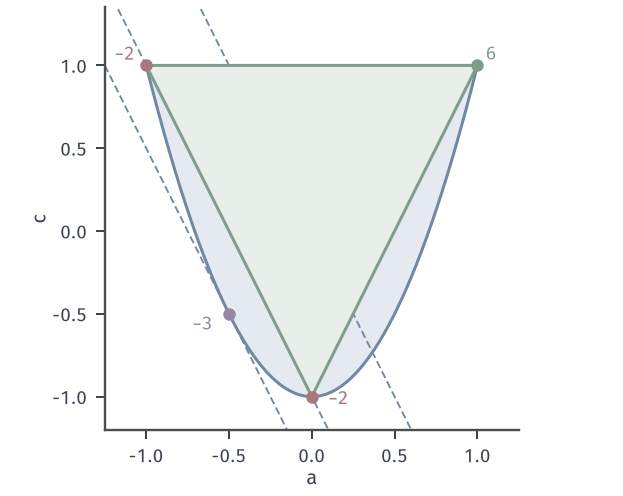

This chart was generated by the following Python code:
from pathlib import Path
import sys
sys.path.insert(0, str(Path(__file__).resolve().parents[1]/"cone-common"))
from cone_fig import *
HERE = Path(__file__).resolve().parent
# Slice a=b of the sign relaxation: X=[[1,a,a],[a,1,c],[a,c,1]]; objective x^T W x -> 2(2a+c).
fig, ax = figure(width_mm=88, height_mm=70)
xl, yl = (-1.25, 1.25), (-1.2, 1.35)
A = np.linspace(-1/1, 1/1, 400)
ax.fill_between(A, 2*A**2-1, 1, facecolor=BLUE_FILL, edgecolor='none', zorder=1)
ax.plot(A, 2*A**2-1, color=BLUE, lw=1.2, zorder=2); ax.plot([-1, 1], [1, 1], color=BLUE, lw=1.2, zorder=2)
ax.fill([1, -1, 0], [1, 1, -1], facecolor=GREEN_FILL, edgecolor=GREEN, lw=1.2, zorder=3)
Aa = np.array(xl)
for lev in (-3, -2, 0):
    ax.plot(Aa, (lev-4*Aa)/2, color=BLUE, lw=.75, ls=(0, (4, 2)), zorder=2.5)
dot(ax, (-.5, -.5), PURPLE); dot(ax, (-1, 1)); dot(ax, (0, -1)); dot(ax, (1, 1), GREEN)
setup(ax, xl, yl, [-1, -.5, 0, .5, 1], [-1, -.5, 0, .5, 1], xl='$a$', yl='$c$')
ax.text(-.6, -.6, '$-3$', color=PURPLE, fontsize=7.5, ha='right'); ax.text(-1.07, 1.03, '$-2$', color=RED, fontsize=7.5, ha='right')
ax.text(.1, -1.05, '$-2$', color=RED, fontsize=7.5); ax.text(1.05, 1.03, '$6$', color=GREEN, fontsize=7.5)
save(fig, HERE, 'figure', {'relaxation boundary': 'c>=2a^2-1, c<=1', 'hull': 'triangle (1,1),(-1,1),(0,-1)', 'min': -3})
